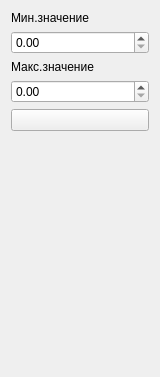
<?xml version="1.0" encoding="UTF-8"?>
<ui version="4.0">
 <class>ddmMinMaxFrictionFilterWidget</class>
 <widget class="QWidget" name="ddmMinMaxFrictionFilterWidget">
  <property name="geometry">
   <rect>
    <x>0</x>
    <y>0</y>
    <width>160</width>
    <height>377</height>
   </rect>
  </property>
  <property name="sizePolicy">
   <sizepolicy hsizetype="Preferred" vsizetype="Minimum">
    <horstretch>0</horstretch>
    <verstretch>0</verstretch>
   </sizepolicy>
  </property>
  <property name="minimumSize">
   <size>
    <width>155</width>
    <height>0</height>
   </size>
  </property>
  <property name="maximumSize">
   <size>
    <width>16777215</width>
    <height>16777215</height>
   </size>
  </property>
  <property name="windowTitle">
   <string>ddmMinMaxFrictionFilterWidget</string>
  </property>
  <layout class="QGridLayout" name="gridLayout">
   <item row="0" column="0">
    <layout class="QVBoxLayout" name="verticalLayout">
     <property name="sizeConstraint">
      <enum>QLayout::SetMinimumSize</enum>
     </property>
     <item>
      <widget class="QLabel" name="labelMinValue">
       <property name="text">
        <string>Мин.значение</string>
       </property>
      </widget>
     </item>
     <item>
      <widget class="QDoubleSpinBox" name="spinMinValue"/>
     </item>
     <item>
      <widget class="QLabel" name="labelMaxValue">
       <property name="text">
        <string>Макс.значение</string>
       </property>
      </widget>
     </item>
     <item>
      <widget class="QDoubleSpinBox" name="spinMaxValue"/>
     </item>
     <item>
      <widget class="QPushButton" name="buttonApply">
       <property name="text">
        <string/>
       </property>
       <property name="icon">
        <iconset resource="../icons.qrc">
         <normaloff>:/icons/icons/accept.png</normaloff>:/icons/icons/accept.png</iconset>
       </property>
      </widget>
     </item>
     <item>
      <spacer name="verticalSpacer">
       <property name="orientation">
        <enum>Qt::Vertical</enum>
       </property>
       <property name="sizeHint" stdset="0">
        <size>
         <width>20</width>
         <height>40</height>
        </size>
       </property>
      </spacer>
     </item>
    </layout>
   </item>
  </layout>
 </widget>
 <resources>
  <include location="../icons.qrc"/>
 </resources>
 <connections/>
</ui>
